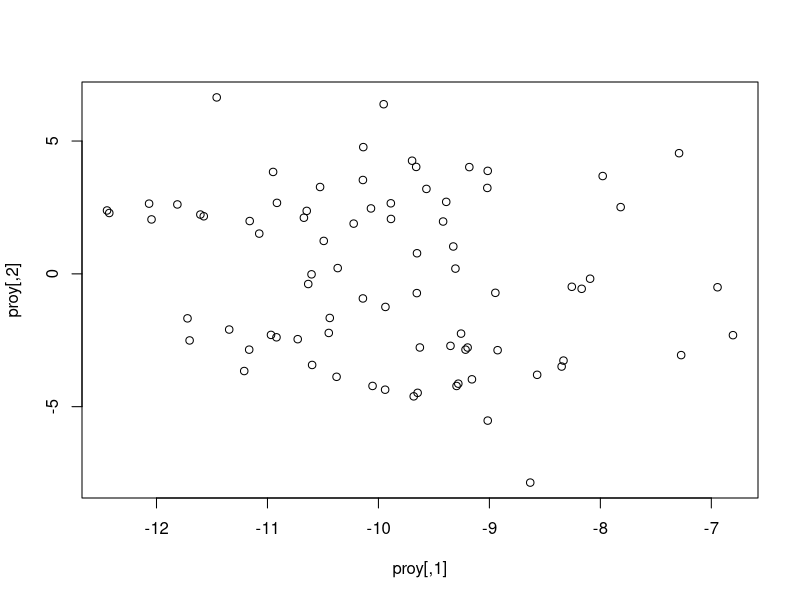
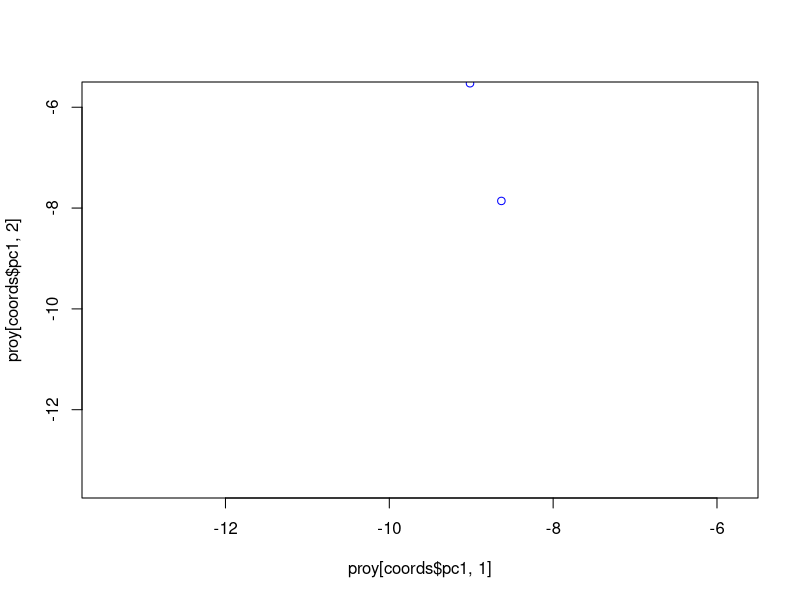

Recreate these plots in R, in order.



normalizar<-function(x){
  return(x/sqrt(sum(x*x)))
}
mds_classic<-function(X,nd=2,plot=TRUE){
  B<-X%*%t(X)
  diagonalizacion<-eigen(B)
  vectores<-as.matrix(apply(diagonalizacion$vectors,2,normalizar))
  valores<-as.numeric(diagonalizacion$values)
  vectores<-vectores[,valores!=0]
  valores<-valores[valores!=0]
  valores<-as.numeric(sort(valores,decreasing = TRUE))
  valores_sel<-as.numeric(valores[1:nd])
  P<-as.matrix(vectores[,order(valores,decreasing = TRUE)[1:nd]],nrow=nrow(X),ncol=nd)
  if(nd>1){
    D<-as.matrix(sqrt(diag(valores_sel)),nd,nd)
    proy<-P%*%D
    if(plot==TRUE&&nd==2){
      plot(proy[,1],proy[,2],asp=1,axes=TRUE)
    }
  }
  else{
    D<-valores_sel[1]
    proy<-P*D
    if(plot==TRUE){
      plot(proy[,1],rep(0,length(proy[,1])),asp=1,axes=TRUE)
    }
  }
  return(proy)
}
cluster_sint<-function(coords){
  #Parámetros generales
  nombre<-coords$nombre
  n<-coords$n
  m<-coords$m
  noisefactorpat_1<-coords$noisefactorpat_1
  noisefactorpat_2<-coords$noisefactorpat_2
  noisefactor<-coords$noisefactor
  margingenes<-coords$margingenes
  marginpacientes<-coords$marginpacientes
  #Parámetros del cluster 1
  mu<-coords$mu
  pc1<-coords$pc1
  ng1<-length(pc1)
  p<-coords$p
  alpha<-coords$alpha
  #Parámetros del cluster 2
  delta<-coords$delta
  pc2<-coords$pc2
  ng2<-length(pc2)
  q<-coords$q
  beta<-coords$beta
  
  ############################################################################
  noisefactorpat_1<-noisefactorpat_1*6
  noisefactorpat_2<-noisefactorpat_2*6
  noisefactor<-noisefactor*6
  
  noisematrix<-matrix(rnorm((m+2*marginpacientes)*(n+2*margingenes),mean=0,sd=noisefactor),m+2*marginpacientes,n+2*margingenes)
  
  
  #h_k:[0,2*pi]---->[0,1] k e {0,...,n1-1}
  
  h_k<-function(s){
    alpha_rand<-rnorm(1,mean=alpha,sd=0.01)
    if((s>=0)&&(s<((1+mu)*pi*(1+alpha_rand)))){
      return(((1+cos(((s/(1+mu))-alpha_rand*pi)))/2)^{1/p})
    } else if((s>=((1+mu)*pi*(1+alpha_rand)))&&(s<=2*pi)){
      return(0)
    }else{
      return("error dominio h_k")
    }
  }
  #g_k:[0,2*pi]---->[0,1] k e {0,...,n2-1}
  g_k<-function(s){
    beta_rand<-rnorm(1,mean=beta,sd=0.01)
    if((s<(1-delta)*pi*(1-beta_rand))&&(s>=0)){
      return(0)
      
    } else if(s>=(1-delta)*pi*(1-beta_rand)&&(s<=2*pi)){
      return(((1+cos(((2*pi-s)/(1+delta))-beta_rand*pi))/2)^(1/q))
      
    }else{
      return("error dominio g_k")
    }
  }
  matrixcdef<-matrix(0,m+2*marginpacientes,n+2*margingenes)+noisematrix
  
  x<-seq(from=0,to=2*pi,length.out = n)
  if(ng1>1){
    cluster1<-function(){
      c1m<-matrix(0,ng1,n)
      for(i in 0:(ng1-1)){
        v<-sapply(x, h_k )
        c1m[i+1,]<-v
      }
      rf<-sample(ng1)
      c1m<-c1m[rf,]
      return(c1m)
    }
    p1<-cluster1()
    #pheatmap(p1,color=colorRampPalette(c("grey","yellow"))(100),cluster_cols = FALSE, cluster_rows = FALSE)
    noisematrixcluster1<-matrix(rnorm(ng1*n,mean=0,sd=noisefactorpat_1),ng1,n)
    p1<-p1+noisematrixcluster1
    #pheatmap(p1,color=colorRampPalette(c("grey","blue"))(100),cluster_cols = FALSE, cluster_rows = FALSE)
    matrixcdef[marginpacientes+pc1,((margingenes+1):(n+margingenes))]<-p1
  }
  
  if(ng2>1){
    cluster2<-function(){
      c2m<-matrix(0,ng2,n)
      for(i in 0:(ng2-1)){
        v<-sapply(x, g_k)
        c2m[i+1,]<-v
      }
      rf<-sample(ng2)
      c2m<-c2m[rf,]
      return(c2m)
    }
    p2<-cluster2()
    #pheatmap(p2,color=colorRampPalette(c("grey","yellow"))(100),cluster_cols = FALSE, cluster_rows = FALSE)
    noisematrixcluster2<-matrix(rnorm(ng2*n,mean=0,sd=noisefactorpat_2),ng2,n)
    p2<-p2+noisematrixcluster2
    #pheatmap(p2,color=colorRampPalette(c("grey","yellow"))(100),cluster_cols = FALSE, cluster_rows = FALSE)
    matrixcdef[(marginpacientes+pc2),((margingenes+1):(margingenes+n))]<-p2
  }
  pci<-intersect(pc1,pc2)
  ngi<-length(pci)
  if(ngi!=0){
    cim<-matrix(0,ngi,n)
    for(i in 0:(ngi-1)){
      random<-runif(1,0.25,0.75)
      v<-(random)*sapply(x, h_k)+(1-random)*sapply(x, g_k)
      cim[i+1,]<-v
    }
    #cim[(0:ngi),(floor(n*0.4):floor(n*0.6))]<-1
    noisematrixclusteri<-matrix(rnorm(ngi*n, mean=0, sd=(noisefactorpat_1+noisefactorpat_2)/2),ngi,n)
    pi<-cim+noisematrixclusteri
    matrixcdef[(marginpacientes+pci),((margingenes+1):(margingenes+n))]<-pi
  }
  matrixf<-as.data.frame(matrixcdef)
  return(matrixf)
}
coords<-list(nombre="X",n=150,m=80,noisefactorpat_1=0.2,noisefactorpat_2=0.2,noisefactor=1,margingenes=0,marginpacientes=0,mu=0,pc1=1:40,p=6,alpha=0.8,delta=0,pc2=41:80,q=6,beta=0.8)
X<-as.matrix(cluster_sint(coords))
proy<-mds_classic(X,nd=2,plot = FALSE)
plot(proy)
plot(proy[coords$pc1,1],proy[coords$pc1,2],col="blue",xlim = c((min(proy[,1])-1),(max(proy[,1])+1)),ylim = c((min(proy[,1])-1),(1+max(proy[,1])))) 
lines(proy[coords$pc2,1],proy[coords$pc2,2],col="red",type = "p")


